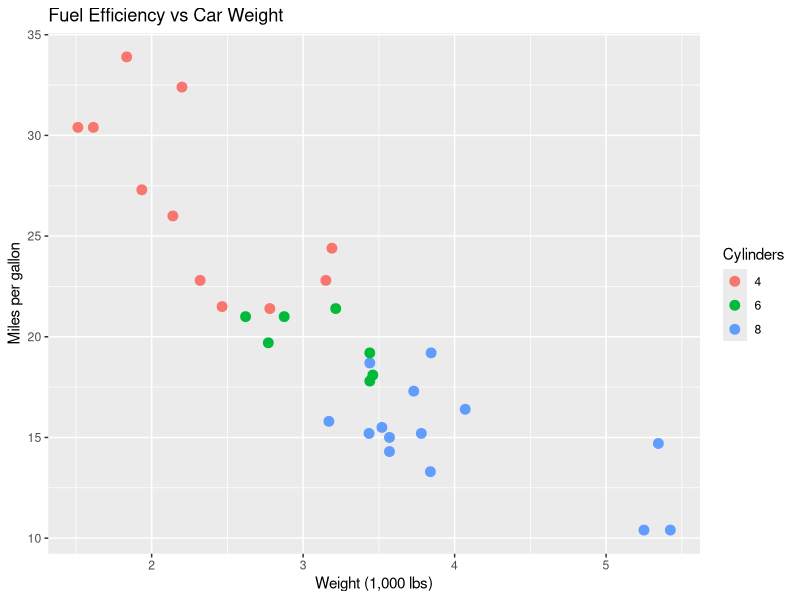

Reproduce this figure in R.
library(tidyverse)

cars_data <- mtcars %>%
  rownames_to_column("model") %>%
  mutate(cylinders = factor(cyl))

ggplot(cars_data, aes(x = wt, y = mpg, color = cylinders)) +
  geom_point(size = 3) +
  labs(
    title = "Fuel Efficiency vs Car Weight",
    x = "Weight (1,000 lbs)",
    y = "Miles per gallon",
    color = "Cylinders"
  )

# Short reflection:
# I learned that ggplot2 builds a plot step by step: first the data and
# variables, then layers such as points. I also learned that labels and legends
# make the graph easier to read.
